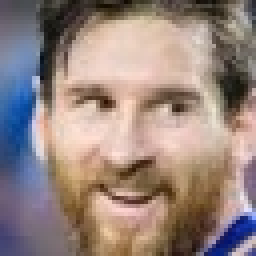
#> input picture Data/Messi/10.jpg, 64 x 64 px (shown 4 times larger)
$ python test1.py
#> lines starting #> are read from the running program, lines starting #| are printed output that depends on the picture
import logging
import matplotlib.pyplot as plt

import os
import matplotlib.image as mpimg
import numpy as np
from sklearn.model_selection import train_test_split
from sklearn.model_selection import GridSearchCV
from sklearn.decomposition import PCA
from sklearn.svm import SVC
from sklearn.metrics import confusion_matrix
from sklearn.metrics import classification_report
from joblib import dump,load

rootPath = './Data'

n_classes = 5
id_peoples = np.arange(n_classes)

list_people = []


y = np.array([],dtype=int)

print(id_peoples)

def rgb2gray(rgb):
    return np.dot(rgb[...,:3], [0.299, 0.587, 0.114])

isInited = False

a = np.array([0])
a = np.vstack((a,[1]))
a = np.vstack((a,[0]))

print(a)

for root, dirs, files in os.walk(rootPath):
    for index_dir,dir_ in enumerate(dirs):
        list_people.append(dir_)
        subDir = rootPath+"/"+dir_
        for f in os.listdir(subDir):
            y = np.append(y,index_dir)
            img = mpimg.imread(subDir+"/"+f)
#> img is the input picture: shape (64, 64, 3); mean R, G, B 151.1, 133.1, 126.8
            img = rgb2gray(img)
#> in rgb2gray, `return np.dot(rgb[...,:3], [0.299, 0.587, 0.114])`:
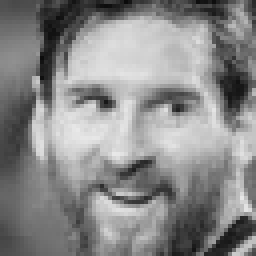
#> returned value: shape (64, 64) float64 (shown 4 times larger); min 11.67, max 233.3, mean 137.7
            img = img.ravel()
#> img = 4096 values, max 233.3 at index 2067, min 11.67 at index 31, mean 137.7
            img = np.append(img,index_dir)
#> img = 4097 values, max 233.3 at index 2067, min 0 at index 4096, mean 137.7
            if(isInited == False):
                print(img.shape)
#| (4097,)
                isInited = True
                data_people = img
#> data_people has the same summary as img
            else:
                data_people = np.vstack((data_people,img))


np.random.shuffle(data_people)

y = data_people[:,data_people.shape[1]-1]
#> y = [1, 0]
y = y.astype(int)
data_people = data_people[:,:-1]


n_samples,h,w = data_people.shape[0],64,64
#> n_samples = 2; h = 64; w = 64


target_names = list_people

X = data_people

X_train,X_test,y_train,y_test = train_test_split(X,y,test_size=0.15,random_state=42)
#> y_train = [1]; y_test = [0]

n_components = 120

#> (the run stopped early here; a loop or call above may not have finished)
